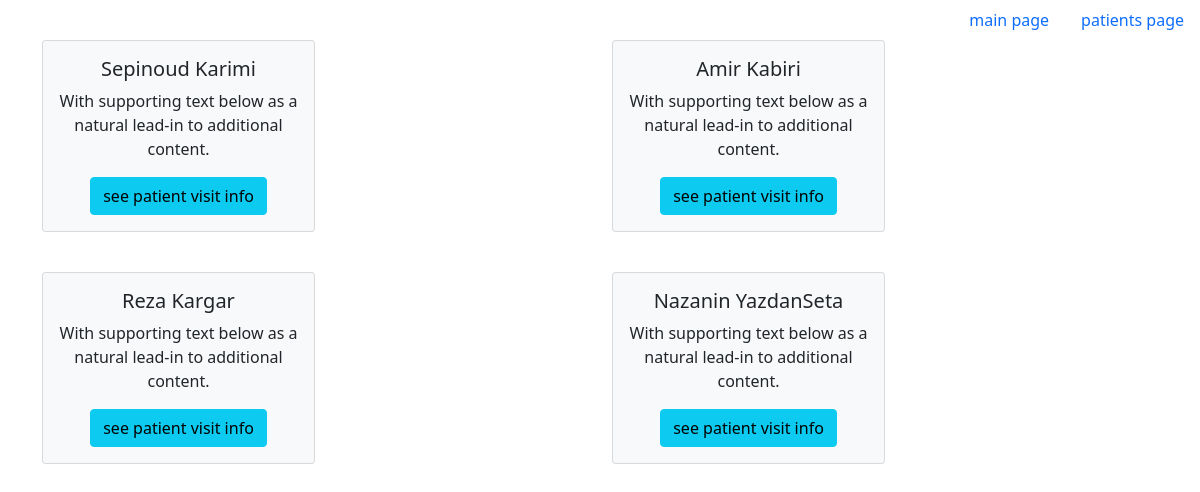
The app's page /patients/, older data.
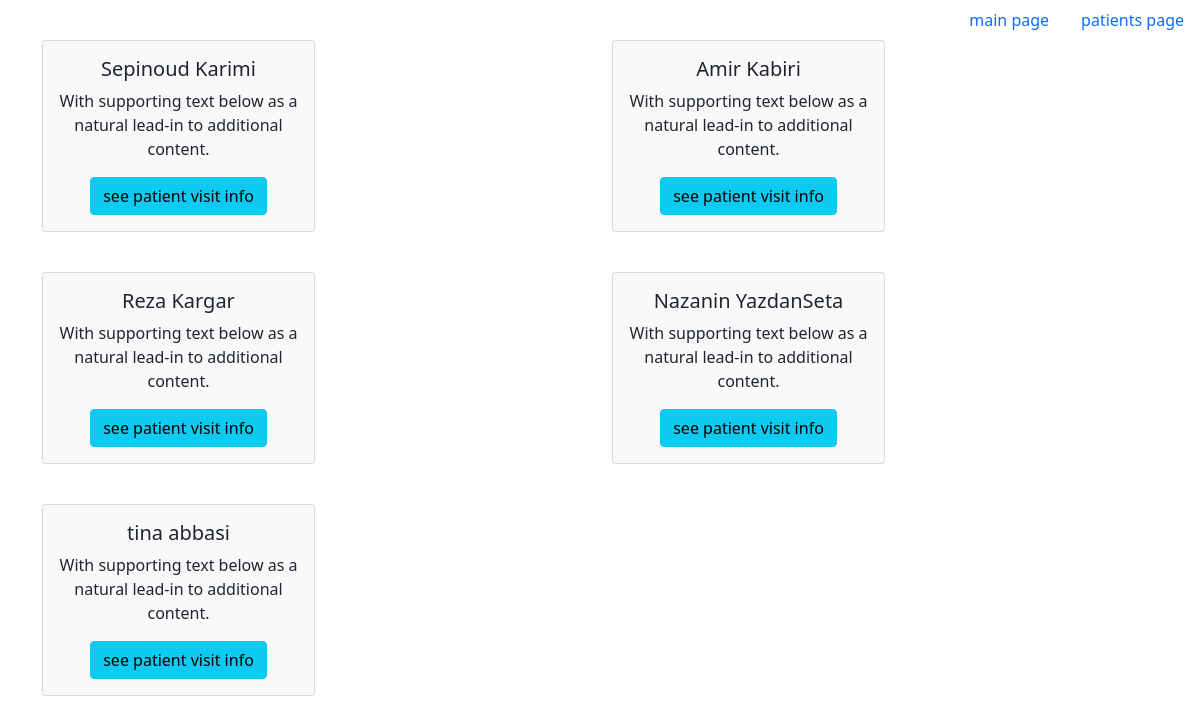
The same page, newer data.
### patients/models.py (models this page shows, shortened)
class Patient(models.Model):
    first_name = models.CharField(max_length=250)
    last_name = models.CharField(max_length=250)
    create_date_time = models.DateTimeField(auto_now_add=True)

### patients/views.py (the view)
# urls.py: path('patients/', views.patients),
def patients(request):
    patients = Patient.objects.order_by('create_date_time')
    context = {'patients': patients}
    return render(request, 'patients.html', context)

### templates/patients.html (shortened to what this page needs)
{% extends 'base.html' %}
{% block content %}
    <div class="row row-cols-1 row-cols-md-2 g-4">
        {% for patient in patients %}
        <div class="col-sm-6">
            <div class="card text-center text-dark bg-light mb-3 w-50">
                <div class="card-body">
                    <h5 class="card-title">{{ patient.first_name }} {{ patient.last_name }}</h5>
                    <p class="card-text">With supporting text below as a natural lead-in to additional content.</p>
                    <a href="/patients/{{ patient.id }}" class="btn btn-info">see patient visit info</a>
                </div>
            </div>
        </div>
        {% endfor %}
    </div>
{% endblock content %}

### templates/base.html (shortened to what this page needs)
<!doctype html>
<html lang="en">
<head>
    <link href="https://cdn.jsdelivr.net/npm/bootstrap@5.1.3/dist/css/bootstrap.min.css" rel="stylesheet"
>
</head>
<body>
<ul class="nav justify-content-end">
    <li class="nav-item">
        <a class="nav-link" aria-current="page" href="/">main page</a>
    </li>
    <li class="nav-item">
        <a class="nav-link" href="/patients/">patients page</a>
    </li>
</ul>
<div class="container">
    {% block content %}
    {% endblock content %}
</div>
</body>
</html>

Row changes from the older to the newer data that the page shows:
added Patient: first_name "tina", last_name "abbasi"
